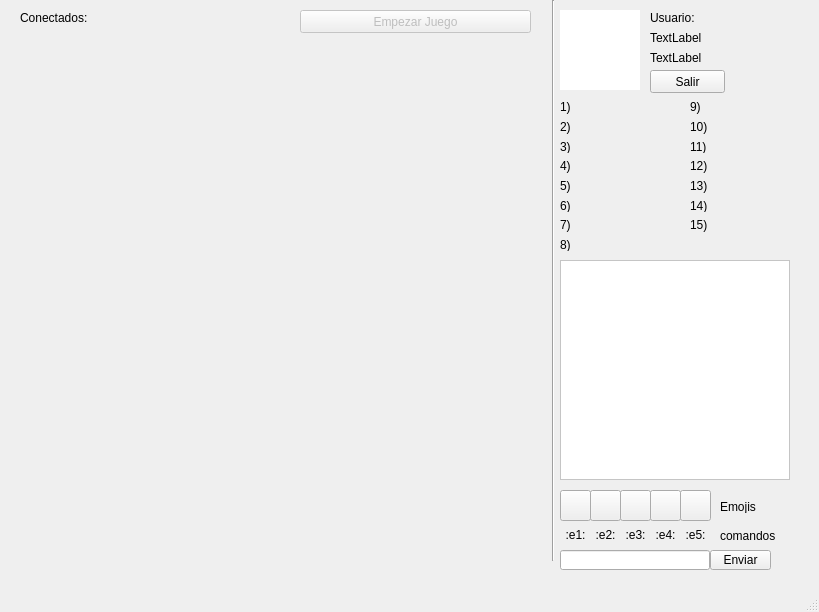
<?xml version="1.0" encoding="UTF-8"?>
<ui version="4.0">
 <class>MainWindow</class>
 <widget class="QMainWindow" name="MainWindow">
  <property name="geometry">
   <rect>
    <x>0</x>
    <y>0</y>
    <width>819</width>
    <height>612</height>
   </rect>
  </property>
  <property name="windowTitle">
   <string>MainWindow</string>
  </property>
  <widget class="QWidget" name="centralwidget">
   <widget class="Line" name="line">
    <property name="geometry">
     <rect>
      <x>543</x>
      <y>0</y>
      <width>20</width>
      <height>561</height>
     </rect>
    </property>
    <property name="orientation">
     <enum>Qt::Vertical</enum>
    </property>
   </widget>
   <widget class="QScrollArea" name="users_scroll">
    <property name="geometry">
     <rect>
      <x>560</x>
      <y>260</y>
      <width>230</width>
      <height>220</height>
     </rect>
    </property>
    <property name="styleSheet">
     <string notr="true">background-color: rgb(255, 255, 255);</string>
    </property>
    <property name="widgetResizable">
     <bool>true</bool>
    </property>
    <widget class="QWidget" name="scrollAreaWidgetContents">
     <property name="geometry">
      <rect>
       <x>0</x>
       <y>0</y>
       <width>228</width>
       <height>218</height>
      </rect>
     </property>
    </widget>
   </widget>
   <widget class="QLineEdit" name="lineEditChat">
    <property name="geometry">
     <rect>
      <x>560</x>
      <y>550</y>
      <width>150</width>
      <height>20</height>
     </rect>
    </property>
   </widget>
   <widget class="QPushButton" name="BEnviar">
    <property name="geometry">
     <rect>
      <x>710</x>
      <y>550</y>
      <width>61</width>
      <height>20</height>
     </rect>
    </property>
    <property name="text">
     <string>Enviar</string>
    </property>
   </widget>
   <widget class="QPushButton" name="Bemoji1">
    <property name="geometry">
     <rect>
      <x>560</x>
      <y>490</y>
      <width>31</width>
      <height>31</height>
     </rect>
    </property>
    <property name="text">
     <string/>
    </property>
   </widget>
   <widget class="QPushButton" name="Bemoji2">
    <property name="geometry">
     <rect>
      <x>590</x>
      <y>490</y>
      <width>31</width>
      <height>31</height>
     </rect>
    </property>
    <property name="text">
     <string/>
    </property>
   </widget>
   <widget class="QPushButton" name="Bemoji3">
    <property name="geometry">
     <rect>
      <x>620</x>
      <y>490</y>
      <width>31</width>
      <height>31</height>
     </rect>
    </property>
    <property name="text">
     <string/>
    </property>
   </widget>
   <widget class="QPushButton" name="Bemoji4">
    <property name="geometry">
     <rect>
      <x>650</x>
      <y>490</y>
      <width>31</width>
      <height>31</height>
     </rect>
    </property>
    <property name="text">
     <string/>
    </property>
   </widget>
   <widget class="QPushButton" name="Bemoji5">
    <property name="geometry">
     <rect>
      <x>680</x>
      <y>490</y>
      <width>31</width>
      <height>31</height>
     </rect>
    </property>
    <property name="text">
     <string/>
    </property>
   </widget>
   <widget class="QLabel" name="label">
    <property name="geometry">
     <rect>
      <x>720</x>
      <y>500</y>
      <width>47</width>
      <height>13</height>
     </rect>
    </property>
    <property name="text">
     <string>Emojis</string>
    </property>
   </widget>
   <widget class="QLabel" name="foto_perfil">
    <property name="geometry">
     <rect>
      <x>560</x>
      <y>10</y>
      <width>80</width>
      <height>80</height>
     </rect>
    </property>
    <property name="styleSheet">
     <string notr="true">background-color: rgb(255, 255, 255);</string>
    </property>
    <property name="text">
     <string/>
    </property>
   </widget>
   <widget class="QLabel" name="nombre_usuario_label">
    <property name="geometry">
     <rect>
      <x>650</x>
      <y>10</y>
      <width>161</width>
      <height>16</height>
     </rect>
    </property>
    <property name="text">
     <string>Usuario:</string>
    </property>
   </widget>
   <widget class="QLabel" name="label_2">
    <property name="geometry">
     <rect>
      <x>560</x>
      <y>520</y>
      <width>31</width>
      <height>31</height>
     </rect>
    </property>
    <property name="text">
     <string>&lt;html&gt;&lt;head/&gt;&lt;body&gt;&lt;p align=&quot;center&quot;&gt;:e1:&lt;/p&gt;&lt;/body&gt;&lt;/html&gt;</string>
    </property>
   </widget>
   <widget class="QLabel" name="label_3">
    <property name="geometry">
     <rect>
      <x>590</x>
      <y>520</y>
      <width>31</width>
      <height>31</height>
     </rect>
    </property>
    <property name="text">
     <string>&lt;html&gt;&lt;head/&gt;&lt;body&gt;&lt;p align=&quot;center&quot;&gt;:e2:&lt;/p&gt;&lt;/body&gt;&lt;/html&gt;</string>
    </property>
   </widget>
   <widget class="QLabel" name="label_4">
    <property name="geometry">
     <rect>
      <x>620</x>
      <y>520</y>
      <width>31</width>
      <height>31</height>
     </rect>
    </property>
    <property name="text">
     <string>&lt;html&gt;&lt;head/&gt;&lt;body&gt;&lt;p align=&quot;center&quot;&gt;:e3:&lt;/p&gt;&lt;/body&gt;&lt;/html&gt;</string>
    </property>
   </widget>
   <widget class="QLabel" name="label_5">
    <property name="geometry">
     <rect>
      <x>650</x>
      <y>520</y>
      <width>31</width>
      <height>31</height>
     </rect>
    </property>
    <property name="text">
     <string>&lt;html&gt;&lt;head/&gt;&lt;body&gt;&lt;p align=&quot;center&quot;&gt;:e4:&lt;/p&gt;&lt;/body&gt;&lt;/html&gt;</string>
    </property>
   </widget>
   <widget class="QLabel" name="label_6">
    <property name="geometry">
     <rect>
      <x>680</x>
      <y>520</y>
      <width>31</width>
      <height>31</height>
     </rect>
    </property>
    <property name="text">
     <string>&lt;html&gt;&lt;head/&gt;&lt;body&gt;&lt;p align=&quot;center&quot;&gt;:e5:&lt;/p&gt;&lt;/body&gt;&lt;/html&gt;</string>
    </property>
   </widget>
   <widget class="QLabel" name="label_7">
    <property name="geometry">
     <rect>
      <x>720</x>
      <y>526</y>
      <width>61</width>
      <height>20</height>
     </rect>
    </property>
    <property name="text">
     <string>comandos</string>
    </property>
   </widget>
   <widget class="QPushButton" name="Bsalir">
    <property name="geometry">
     <rect>
      <x>650</x>
      <y>70</y>
      <width>75</width>
      <height>23</height>
     </rect>
    </property>
    <property name="text">
     <string>Salir</string>
    </property>
   </widget>
   <widget class="QLabel" name="nro_sala_label">
    <property name="geometry">
     <rect>
      <x>650</x>
      <y>30</y>
      <width>161</width>
      <height>16</height>
     </rect>
    </property>
    <property name="text">
     <string>TextLabel</string>
    </property>
   </widget>
   <widget class="QLabel" name="lider_sala_label">
    <property name="geometry">
     <rect>
      <x>650</x>
      <y>50</y>
      <width>161</width>
      <height>16</height>
     </rect>
    </property>
    <property name="text">
     <string>TextLabel</string>
    </property>
   </widget>
   <widget class="QWidget" name="verticalLayoutWidget">
    <property name="geometry">
     <rect>
      <x>20</x>
      <y>40</y>
      <width>501</width>
      <height>521</height>
     </rect>
    </property>
    <layout class="QVBoxLayout" name="verticalLayout"/>
   </widget>
   <widget class="QPushButton" name="empezar_juego_boton">
    <property name="enabled">
     <bool>false</bool>
    </property>
    <property name="geometry">
     <rect>
      <x>300</x>
      <y>10</y>
      <width>231</width>
      <height>23</height>
     </rect>
    </property>
    <property name="text">
     <string>Empezar Juego</string>
    </property>
   </widget>
   <widget class="QLabel" name="conectados">
    <property name="geometry">
     <rect>
      <x>20</x>
      <y>10</y>
      <width>111</width>
      <height>16</height>
     </rect>
    </property>
    <property name="text">
     <string>Conectados:</string>
    </property>
   </widget>
   <widget class="QWidget" name="verticalLayoutWidget_2">
    <property name="geometry">
     <rect>
      <x>560</x>
      <y>100</y>
      <width>121</width>
      <height>151</height>
     </rect>
    </property>
    <layout class="QVBoxLayout" name="verticalLayout_2">
     <item>
      <widget class="QLabel" name="pos_1">
       <property name="text">
        <string>1)</string>
       </property>
      </widget>
     </item>
     <item>
      <widget class="QLabel" name="pos_2">
       <property name="text">
        <string>2)</string>
       </property>
      </widget>
     </item>
     <item>
      <widget class="QLabel" name="pos_3">
       <property name="text">
        <string>3)</string>
       </property>
      </widget>
     </item>
     <item>
      <widget class="QLabel" name="pos_4">
       <property name="text">
        <string>4)</string>
       </property>
      </widget>
     </item>
     <item>
      <widget class="QLabel" name="pos_5">
       <property name="text">
        <string>5)</string>
       </property>
      </widget>
     </item>
     <item>
      <widget class="QLabel" name="pos_6">
       <property name="text">
        <string>6)</string>
       </property>
      </widget>
     </item>
     <item>
      <widget class="QLabel" name="pos_7">
       <property name="text">
        <string>7)</string>
       </property>
      </widget>
     </item>
     <item>
      <widget class="QLabel" name="pos_8">
       <property name="text">
        <string>8)</string>
       </property>
      </widget>
     </item>
    </layout>
   </widget>
   <widget class="QWidget" name="verticalLayoutWidget_3">
    <property name="geometry">
     <rect>
      <x>690</x>
      <y>100</y>
      <width>121</width>
      <height>151</height>
     </rect>
    </property>
    <layout class="QVBoxLayout" name="verticalLayout_3">
     <item>
      <widget class="QLabel" name="pos_9">
       <property name="text">
        <string>9)</string>
       </property>
      </widget>
     </item>
     <item>
      <widget class="QLabel" name="pos_10">
       <property name="text">
        <string>10)</string>
       </property>
      </widget>
     </item>
     <item>
      <widget class="QLabel" name="pos_11">
       <property name="text">
        <string>11)</string>
       </property>
      </widget>
     </item>
     <item>
      <widget class="QLabel" name="pos_12">
       <property name="text">
        <string>12)</string>
       </property>
      </widget>
     </item>
     <item>
      <widget class="QLabel" name="pos_13">
       <property name="text">
        <string>13)</string>
       </property>
      </widget>
     </item>
     <item>
      <widget class="QLabel" name="pos_14">
       <property name="text">
        <string>14)</string>
       </property>
      </widget>
     </item>
     <item>
      <widget class="QLabel" name="pos_15">
       <property name="text">
        <string>15)</string>
       </property>
      </widget>
     </item>
     <item>
      <widget class="QLabel" name="nulo">
       <property name="text">
        <string/>
       </property>
      </widget>
     </item>
    </layout>
   </widget>
  </widget>
  <widget class="QMenuBar" name="menubar">
   <property name="geometry">
    <rect>
     <x>0</x>
     <y>0</y>
     <width>819</width>
     <height>21</height>
    </rect>
   </property>
  </widget>
  <widget class="QStatusBar" name="statusbar"/>
 </widget>
 <resources/>
 <connections/>
</ui>
